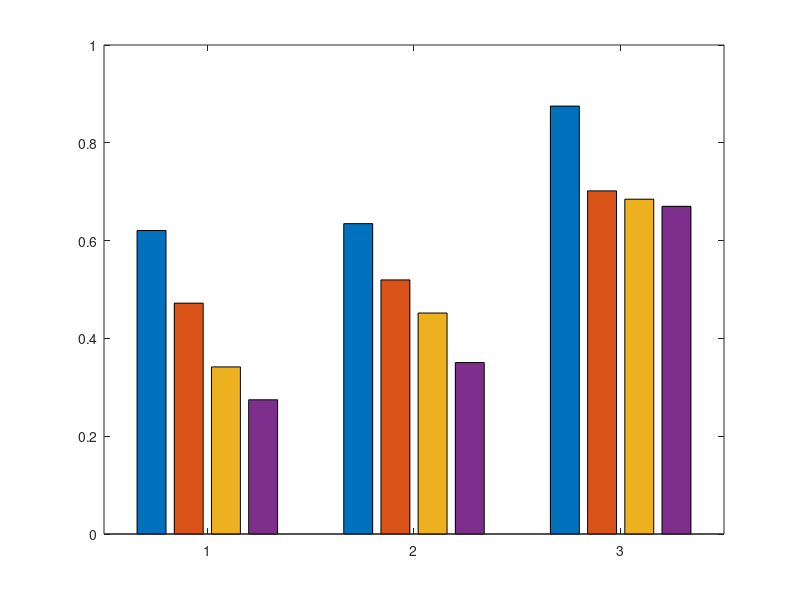

Recreate this plot in MATLAB. (Note: this script raises an error after producing the figure.)
clc; clear;
%%
gait_name = ["Slithering" "Sidewinding" "Rolling"];

gamma_data = [0.6207 0.4721 0.3417 0.2745;
              0.6347 0.5196 0.4519 0.3506;
              0.8751 0.7017 0.6847 0.6701];

legends = ["gamma = 0.3" "gamma = 0.5" "gamma = 0.7" "gamma = 0.9"];

%%
figure;

b = bar(gamma_data);

b(1).FaceColor = [0.1 0.1 0.1];
b(2).FaceColor = [0.3 0.3 0.3];
b(3).FaceColor = [0.5 0.5 0.5];
b(4).FaceColor = [0.7 0.7 0.7];

yticks(0:0.2:1);
yticklabels(["0","0.2","0.4","0.6","0.8","1.0"]);

a = get(gca,'YTickLabel');  
set(gca,'YTickLabel',a,'fontsize',11,'FontWeight','bold')

xticklabels(gait_name);
a = get(gca,'XTickLabel');  
set(gca,'XTickLabel',a,'fontsize',11,'FontWeight','bold')

legend({"gamma = 0.3" "gamma = 0.5" "gamma = 0.7" "gamma = 0.9"},FontSize=9,FontName='arial',Location='northwest');

grid on;
% 
grid_ax = gca;
grid_ax.LineWidth = 1;
grid_ax.GridLineStyle = "--";
grid_ax.GridColor = [0.2 0.2 0.2];
grid_ax.XGrid = "off";

% xlabel("Gait types","FontSize",13,"FontName","arial","FontWeight","bold");
ylabel("Correlation coefficient","FontSize",13,"FontName","arial","FontWeight","bold");

pbaspect([2 1.1 0.8]);
